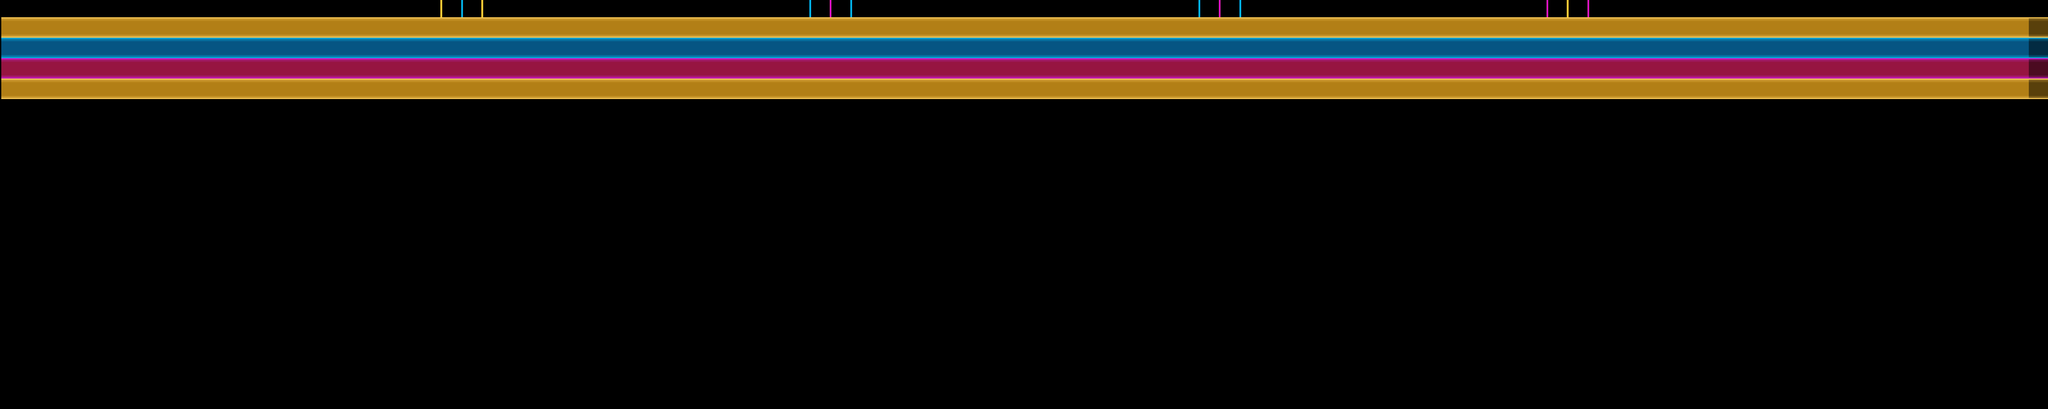

Tiled map render using the project's own tile images. Description and the map definition, with tile-layer contents summarised, below:
An orthogonal 100x20 tile map with 128x128 px tiles, 1 tile layer (Tile Layer 1).

<map version="1.0" orientation="orthogonal" renderorder="right-down" width="100" height="20" tilewidth="128" tileheight="128" nextobjectid="1">
 <properties>
  <property name="end_height" value="7" />
  <property name="height" value="20" />
  <property name="start_height" value="7" />
  <property name="starting_x" value="1" />
  <property name="width" value="100" />
 </properties>
 <tileset firstgid="1" name="neon_tileset" tilewidth="128" tileheight="128" tilecount="225" columns="15">
  <image source="../Viz/ld38_spritesheet.png" width="1920" height="1920" />
  <tile id="0">
   <properties>
    <property name="type" value="oj_nw" />
   </properties>
  </tile>
  <tile id="1">
   <properties>
    <property name="type" value="oj_n" />
   </properties>
  </tile>
  <tile id="2">
   <properties>
    <property name="type" value="oj_ne" />
   </properties>
  </tile>
  <tile id="3">
   <properties>
    <property name="type" value="m_nw" />
   </properties>
  </tile>
  <tile id="4">
   <properties>
    <property name="type" value="m_n" />
   </properties>
  </tile>
  <tile id="5">
   <properties>
    <property name="type" value="m_ne" />
   </properties>
  </tile>
  <tile id="6">
   <properties>
    <property name="type" value="b_nw" />
   </properties>
  </tile>
  <tile id="7">
   <properties>
    <property name="type" value="b_n" />
   </properties>
  </tile>
  <tile id="8">
   <properties>
    <property name="type" value="b_ne" />
   </properties>
  </tile>
  <tile id="15">
   <properties>
    <property name="type" value="oj_w" />
   </properties>
  </tile>
  <tile id="16">
   <properties>
    <property name="type" value="oj_c" />
   </properties>
  </tile>
  <tile id="17">
   <properties>
    <property name="type" value="oj_e" />
   </properties>
  </tile>
  <tile id="18">
   <properties>
    <property name="type" value="m_w" />
   </properties>
  </tile>
  <tile id="19">
   <properties>
    <property name="type" value="m_c" />
   </properties>
  </tile>
  <tile id="20">
   <properties>
    <property name="type" value="m_e" />
   </properties>
  </tile>
  <tile id="21">
   <properties>
    <property name="type" value="b_w" />
   </properties>
  </tile>
  <tile id="22">
   <properties>
    <property name="type" value="b_c" />
   </properties>
  </tile>
  <tile id="23">
   <properties>
    <property name="type" value="b_e" />
   </properties>
  </tile>
  <tile id="30">
   <properties>
    <property name="type" value="oj_sw" />
   </properties>
  </tile>
  <tile id="31">
   <properties>
    <property name="type" value="oj_s" />
   </properties>
  </tile>
  <tile id="32">
   <properties>
    <property name="type" value="oj_se" />
   </properties>
  </tile>
  <tile id="33">
   <properties>
    <property name="type" value="m_sw" />
   </properties>
  </tile>
  <tile id="34">
   <properties>
    <property name="type" value="m_s" />
   </properties>
  </tile>
  <tile id="35">
   <properties>
    <property name="type" value="m_se" />
   </properties>
  </tile>
  <tile id="36">
   <properties>
    <property name="type" value="b_sw" />
   </properties>
  </tile>
  <tile id="37">
   <properties>
    <property name="type" value="b_s" />
   </properties>
  </tile>
  <tile id="38">
   <properties>
    <property name="type" value="b_se" />
   </properties>
  </tile>
  <tile id="45">
   <properties>
    <property name="type" value="oj_hw" />
   </properties>
  </tile>
  <tile id="46">
   <properties>
    <property name="type" value="oj_hc" />
   </properties>
  </tile>
  <tile id="47">
   <properties>
    <property name="type" value="oj_he" />
   </properties>
  </tile>
  <tile id="48">
   <properties>
    <property name="type" value="m_hw" />
   </properties>
  </tile>
  <tile id="49">
   <properties>
    <property name="type" value="m_hc" />
   </properties>
  </tile>
  <tile id="50">
   <properties>
    <property name="type" value="m_he" />
   </properties>
  </tile>
  <tile id="51">
   <properties>
    <property name="type" value="b_hw" />
   </properties>
  </tile>
  <tile id="52">
   <properties>
    <property name="type" value="b_hc" />
   </properties>
  </tile>
  <tile id="53">
   <properties>
    <property name="type" value="b_he" />
   </properties>
  </tile>
  <tile id="60">
   <properties>
    <property name="type" value="oj_vn" />
   </properties>
  </tile>
  <tile id="61">
   <properties>
    <property name="type" value="oj_u" />
   </properties>
  </tile>
  <tile id="63">
   <properties>
    <property name="type" value="m_vn" />
   </properties>
  </tile>
  <tile id="64">
   <properties>
    <property name="type" value="m_u" />
   </properties>
  </tile>
  <tile id="66">
   <properties>
    <property name="type" value="b_vn" />
   </properties>
  </tile>
  <tile id="67">
   <properties>
    <property name="type" value="b_u" />
   </properties>
  </tile>
  <tile id="75">
   <properties>
    <property name="type" value="oj_vc" />
   </properties>
  </tile>
  <tile id="76">
   <properties>
    <property name="type" value="oj_spike" />
   </properties>
  </tile>
  <tile id="78">
   <properties>
    <property name="type" value="m_vc" />
   </properties>
  </tile>
  <tile id="79">
   <properties>
    <property name="type" value="m_spike" />
   </properties>
  </tile>
  <tile id="81">
   <properties>
    <property name="type" value="b_vc" />
   </properties>
  </tile>
  <tile id="82">
   <properties>
    <property name="type" value="b_spike" />
   </properties>
  </tile>
  <tile id="90">
   <properties>
    <property name="type" value="oj_vs" />
   </properties>
  </tile>
  <tile id="91">
   <properties>
    <property name="type" value="oj_laser" />
   </properties>
  </tile>
  <tile id="93">
   <properties>
    <property name="type" value="m_vs" />
   </properties>
  </tile>
  <tile id="94">
   <properties>
    <property name="type" value="m_laser" />
   </properties>
  </tile>
  <tile id="96">
   <properties>
    <property name="type" value="b_vs" />
   </properties>
  </tile>
  <tile id="97">
   <properties>
    <property name="type" value="b_laser" />
   </properties>
  </tile>
 </tileset>
 <layer name="Tile Layer 1" width="100" height="20" offsetx="8" offsety="-1940">
  <data>[2000 cells, 592 non-empty, 6 distinct tile ids]</data>
 </layer>
</map>
